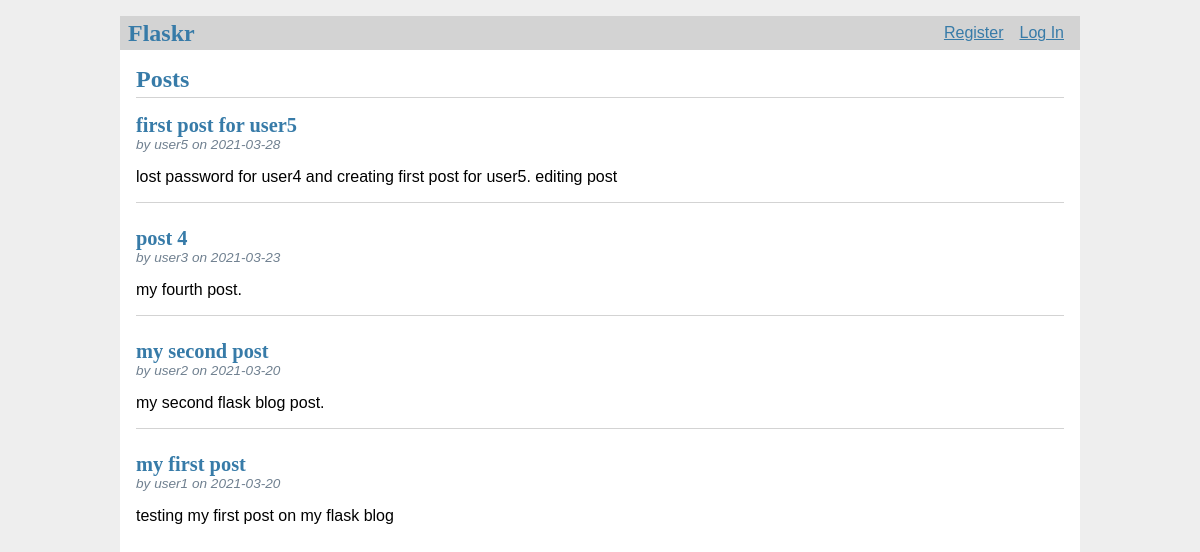
The page / on the database its author committed.
### tables this page shows
CREATE TABLE post (
    id INTEGER PRIMARY KEY AUTOINCREMENT,
    author_id INTEGER NOT NULL,
    created TIMESTAMP NOT NULL DEFAULT CURRENT_TIMESTAMP,
    title TEXT NOT NULL,
    body TEXT NOT NULL,
    FOREIGN KEY (author_id) REFERENCES user (id)
);

CREATE TABLE user (
    id INTEGER PRIMARY KEY AUTOINCREMENT,
    username TEXT UNIQUE NOT NULL,
    password TEXT NOT NULL
);

### flaskr/blog.py (the view)
@bp.route('/')
def index():
    db = get_db()
    posts = db.execute(
        'SELECT p.id, title, body, created, author_id, username'
        ' FROM post p JOIN user u ON p.author_id = u.id'
        ' ORDER BY created DESC'
    ).fetchall()
    return render_template('blog/index.html', posts=posts)

### flaskr/auth.py (called while the page is built)
@bp.before_app_request
def load_logged_in_user():
    user_id = session.get('user_id')
    if user_id is None:
        g.user = None
    else:
        g.user = get_db().execute(
            'SELECT * FROM user WHERE id = ?', (user_id,)
        ).fetchone()

### flaskr/db.py (called while the page is built)
def get_db():
    if 'db' not in g:
        g.db = sqlite3.connect(
            current_app.config['DATABASE'],
            detect_types=sqlite3.PARSE_DECLTYPES
        )
        g.db.row_factory = sqlite3.Row
    return g.db

### flaskr/templates/blog/index.html (shortened to what this page needs)
{% extends 'base.html' %}
{% block header %}
  <h1>{% block title %}Posts{% endblock %}</h1>
{% endblock %}
{% block content %}
  {% for post in posts %}
    <article class="post">
      <header>
        <div>
          <h1>{{ post['title'] }}</h1>
          <div class="about">by {{ post['username'] }} on {{ post['created'].strftime('%Y-%m-%d') }}</div>
        </div>
      </header>
      <p class="body">{{ post['body'] }}</p>
    </article>
    {% if not loop.last %}
      <hr>
    {% endif %}
  {% endfor %}
{% endblock %}

### flaskr/templates/base.html (shortened to what this page needs)
<!DOCTYPE html>
<link rel="stylesheet" href="{{ url_for('static', filename='style.css') }}">
<nav>
    <h1>Flaskr</h1>
    <ul>
        {% if g.user %}
            <li><span>{{ g.user['username'] }}</span></li>
            <li><a href="{{ url_for('auth.logout') }}">Log Out</a></li>
        {% else %}
            <li><a href="{{ url_for('auth.register') }}">Register</a></li>
            <li><a href="{{ url_for('auth.login') }}">Log In</a></li>
        {% endif %}
    </ul>
</nav>
<section class="content">
    <header>
        {% block header %}{% endblock %}
    </header>
    {% block content %}{% endblock %}
</section>

### flaskr/static/style.css (style rules this page uses)
h1 { font-family: serif; color: #377ba8; margin: 1rem 0; }
a { color: #377ba8; }
hr { border: none; border-top: 1px solid lightgray; }
nav { background: lightgray; display: flex; align-items: center; padding: 0 0.5rem; }
nav h1 { flex: auto; margin: 0; }
nav ul { display: flex; list-style: none; margin: 0; padding: 0; }
nav ul li a, nav ul li span, header .action { display: block; padding: 0.5rem; }
.content { padding: 0 1rem 1rem; }
.content > header { border-bottom: 1px solid lightgray; display: flex; align-items: flex-end; }
.content > header h1 { flex: auto; margin: 1rem 0 0.25rem 0; }
.post > header { display: flex; align-items: flex-end; font-size: 0.85em; }
.post > header > div:first-of-type { flex: auto; }
.post > header h1 { font-size: 1.5em; margin-bottom: 0; }
.post .about { color: slategray; font-style: italic; }
.post .body { white-space: pre-line; }
.content:last-child { margin-bottom: 0; }

### rows shown on the page
post: title "first post for user5", username "user5", created "2021-03-28", body "lost password for user4 and creating first post for user5. editing post"
post: title "post 4", username "user3", created "2021-03-23", body "my fourth post."
post: title "my second post", username "user2", created "2021-03-20", body "my second flask blog post."
post: title "my first post", username "user1", created "2021-03-20", body "testing my first post on my flask blog"
